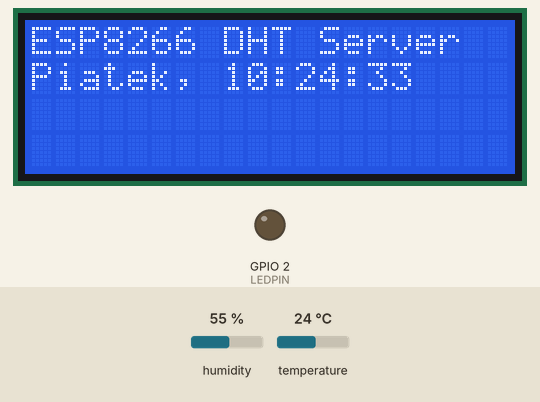
A sketch run on a simulated ESP8266 (NodeMCU). Shown: 20×4 character LCD, output pins drawn as LEDs (lit = HIGH). The test bench sets the inputs (shaded band); at power-on: humidity 55 %, temperature 24 °C. WiFi joins after 1.5 s; servers stay silent unless stated; network time is answered at once with the bench clock; the local clock reads 2024-03-15 10:24:30 at power-on unless the sketch sets it; what the sketch prints to the serial monitor is not drawn.

Above: at 3.2 s.
3.3 s: humidity set to 22 %
At 10.7 s:
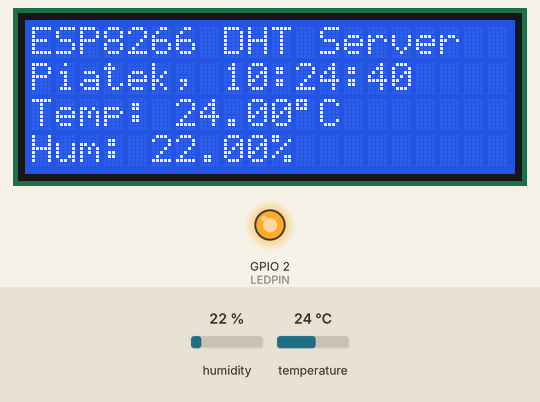
14.8 s: temperature set to 12 °C
At 21.3 s:
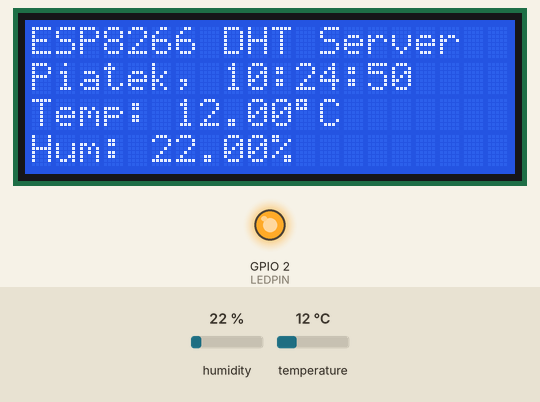
22.0 s: humidity set to 40 %
At 31.2 s:
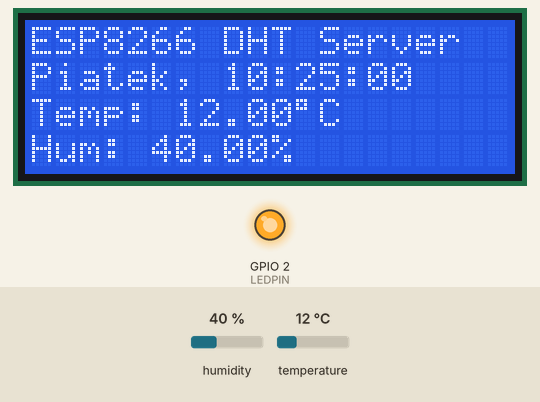
32.2 s: temperature set to 19 °C
At 41.7 s:
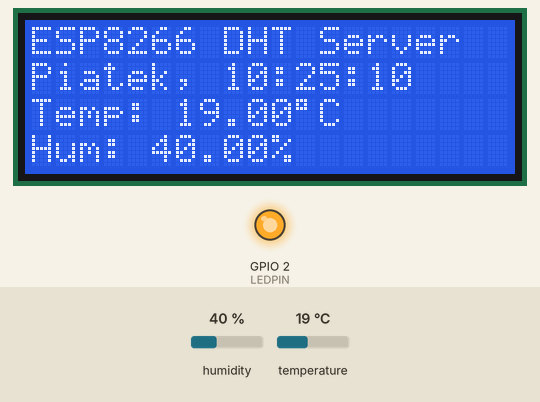
Timing chart, 0 to 43.2 s (numbered marks = the images above; inputs shaded):
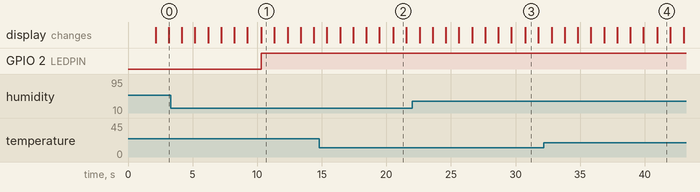

Measured:
- what the display in image 1 shows lasts 1.0 s, from 10.3 s to 11.3 s

The sketch:

esp8266-dht.ino
```cpp
/*
// Import required libraries
#include <Arduino.h>
#include <ESP8266WiFi.h>
#include <Hash.h>
#include <ESPAsyncTCP.h>
#include <ESPAsyncWebServer.h>
#include <Adafruit_Sensor.h>
#include <DHT.h>
#include <LiquidCrystal_I2C.h>
#include "WiFiUdp.h"
#include "NTPClient.h"

// Replace with your network credentials
//const char* ssid = "********";
//const char* password = "********";

const char* ssid = "********";
const char* password = "********";

#define DHTPIN 0     // Digital pin connected to the DHT sensor (D3)
#define LEDPIN 2 // Digital pin connected to the LED (D4)

// Uncomment the type of sensor in use:
//#define DHTTYPE    DHT11     // DHT 11
#define DHTTYPE    DHT22     // DHT 22 (AM2302)
//#define DHTTYPE    DHT21     // DHT 21 (AM2301)

const long utcOffsetInSeconds = 7200;

LiquidCrystal_I2C lcd(0x27,16,2);  // set the LCD address to 0x3F for a 16 chars and 2 line display

DHT dht(DHTPIN, DHTTYPE);

// current temperature & humidity, updated in loop()
float t = 0.0;
float h = 0.0;

// Create AsyncWebServer object on port 80
AsyncWebServer server(80);

// Generally, you should use "unsigned long" for variables that hold time
// The value will quickly become too large for an int to store
unsigned long previousMillis = 0;    // will store last time DHT was updated

// Updates DHT readings every 10 seconds
const long interval = 10000;

//const char index_html[] PROGMEM = R"rawliteral(


// Replaces placeholder with DHT values
String processor(const String& var){
  //Serial.println(var);
  if(var == "TEMPERATURE"){
    return String(t);
  }
  else if(var == "HUMIDITY"){
    return String(h);
  }
  return String();
}

char daysOfTheWeek[7][12] = {"Niedz.", "Pon.", "Wtorek", "Sroda", "Czw.", "Piatek", "Sobota"};

// Define NTP Client to get time
WiFiUDP ntpUDP;
NTPClient timeClient(ntpUDP, "pool.ntp.org", utcOffsetInSeconds);

void setup(){

  // LED setup
  pinMode(LEDPIN, OUTPUT);
  // Serial port for debugging purposes
  Serial.begin(115200);

  lcd.init();
  lcd.clear();
  lcd.backlight();      // Make sure backlight is on
  lcd.home();

  // Connect to Wi-Fi
  WiFi.begin(ssid, password);
  Serial.println("Connecting to WiFi");
  while (WiFi.status() != WL_CONNECTED) {
    delay(1000);
    Serial.println(".");
  }

  // Print ESP8266 Local IP Address
  Serial.println(WiFi.localIP());

  timeClient.begin();

  // Route for root / web page
  server.on("/", HTTP_GET, [](AsyncWebServerRequest *request){
    request->send_P(200, "text/html", index_html, processor);
  });
  server.on("/temperature", HTTP_GET, [](AsyncWebServerRequest *request){
    request->send_P(200, "text/plain", String(t).c_str());
  });
  server.on("/humidity", HTTP_GET, [](AsyncWebServerRequest *request){
    request->send_P(200, "text/plain", String(h).c_str());
  });

  // Start server
  server.begin();
}

void loop(){

  if (WiFi.status() != WL_CONNECTED)
  {
    Serial.println("Lost connection");
    digitalWrite(LEDPIN, LOW);

    // Connect to Wi-Fi
    WiFi.begin(ssid, password);
    Serial.println("Connecting to WiFi");
    while (WiFi.status() != WL_CONNECTED) {
      delay(1000);
      Serial.println(".");
      if (WiFi.status() == WL_CONNECTED)
      {
        Serial.println("Back online");
      }
    }
  }

  lcd.setCursor(0, 1);
  timeClient.update();
  lcd.print(daysOfTheWeek[timeClient.getDay()]);
  lcd.print(", ");

  if ((timeClient.getHours()) < 10){
    lcd.print("0");
    lcd.print((timeClient.getHours()));
    lcd.print(":");
  }

  else {
    lcd.print(timeClient.getHours());
    lcd.print(":");
  }

  if ((timeClient.getMinutes()) < 10){
    lcd.print("0");
    lcd.print((timeClient.getMinutes()));
    lcd.print(":");
  }

  else {
    lcd.print((timeClient.getMinutes()));
    lcd.print(":");
  }

  if ((timeClient.getSeconds()) < 10){
    lcd.print("0");
    lcd.print((timeClient.getSeconds()));
  }

  else {
    lcd.print((timeClient.getSeconds()));
  }

  delay(1000);

  unsigned long currentMillis = millis();

  if (currentMillis - previousMillis >= interval) {
    // save the last time you updated the DHT values
    previousMillis = currentMillis;

    // Read temperature as Celsius (the default)
    float newT = dht.readTemperature();
    float newH = dht.readHumidity();

    if (isnan(newT) || (isnan(newH))) {
      Serial.println("Failed to read from DHT sensor!");
      digitalWrite(LEDPIN, LOW);
    }

    if (!(isnan(newT) && (isnan(newH)))){
      lcd.clear();
      lcd.home();

      t = newT;
      Serial.println(t);
      lcd.print(t);
      lcd.write(223);
      lcd.print("C ");

      h = newH;
      Serial.println(h);
      lcd.print(h);
      lcd.print("%");
      digitalWrite(LEDPIN, HIGH);
    }
  }
}*/

// Import required libraries
#include <Arduino.h>
#include <ESP8266WiFi.h>
#include <Hash.h>
#include <ESPAsyncTCP.h>
#include <ESPAsyncWebServer.h>
#include <Adafruit_Sensor.h>
#include <DHT.h>
#include <LiquidCrystal_I2C.h>
#include "WiFiUdp.h"
#include "NTPClient.h"

// Replace with your network credentials
const char* ssid = "FunBox2-E884"; //"********";
const char* password = "1621D95F"; //"********";

#define DHTPIN 0     // Digital pin connected to the DHT sensor (D3)
#define LEDPIN 2     // Digital pin connected to the LED (D4)

// Uncomment the type of sensor in use:
//#define DHTTYPE    DHT22     // DHT 22 (AM2302)

#define DHTTYPE    DHT11     // DHT 11

const long utcOffsetInSeconds = 7200;

// Initialize the LCD display with the I2C address 0x27
LiquidCrystal_I2C lcd(0x27, 20, 4);

// DHT sensor instance
DHT dht(DHTPIN, DHTTYPE);

// Variables to hold temperature and humidity
float t = 0.0;
float h = 0.0;

// Create AsyncWebServer object on port 80
AsyncWebServer server(80);

// Interval for DHT sensor updates
unsigned long previousMillis = 0;
const long interval = 10000;  // 10 seconds

// NTP client to get time
WiFiUDP ntpUDP;
NTPClient timeClient(ntpUDP, "pool.ntp.org", utcOffsetInSeconds);

char daysOfTheWeek[7][12] = {"Niedz.", "Pon.", "Wtorek", "Sroda", "Czw.", "Piatek", "Sobota"};

// Web page HTML
const char index_html[] PROGMEM = R"rawliteral(
<!DOCTYPE HTML><html>
<head>
  <meta name="viewport" content="width=device-width, initial-scale=1">
  <link rel="stylesheet" href="https://use.fontawesome.com/releases/v5.7.2/css/all.css">
  <style>
    html { font-family: Arial; display: inline-block; text-align: center; background-color: #333333; color: #ffffff; }
    h2 { font-size: 3.0rem; }
    p { font-size: 3.0rem; }
    .units { font-size: 1.2rem; }
    .dht-labels { font-size: 1.5rem; padding-bottom: 15px; }
  </style>
</head>
<body>
  <h2>ESP8266 DHT Server</h2>
  <p><i class="fas fa-thermometer-half" style="color:#059e8a;"></i>
  <span class="dht-labels">Temperature</span>
  <span id="temperature">%TEMPERATURE%</span>
  <sup class="units">&deg;C</sup></p>

  <p><i class="fas fa-tint" style="color:#00add6;"></i>
  <span class="dht-labels">Humidity</span>
  <span id="humidity">%HUMIDITY%</span>
  <sup class="units">%</sup></p>
</body>
<script>
setInterval(function() {
  var xhttp = new XMLHttpRequest();
  xhttp.onreadystatechange = function() {
    if (this.readyState == 4 && this.status == 200) {
      document.getElementById("temperature").innerHTML = this.responseText;
    }
  };
  xhttp.open("GET", "/temperature", true);
  xhttp.send();
}, 10000);

setInterval(function() {
  var xhttp = new XMLHttpRequest();
  xhttp.onreadystatechange = function() {
    if (this.readyState == 4 && this.status == 200) {
      document.getElementById("humidity").innerHTML = this.responseText;
    }
  };
  xhttp.open("GET", "/humidity", true);
  xhttp.send();
}, 10000);
</script>
</html>)rawliteral";

// Function to process the HTML page and insert values
String processor(const String& var) {
  if (var == "TEMPERATURE") {
    return String(t);
  }
  else if (var == "HUMIDITY") {
    return String(h);
  }
  return String();
}

void setup() {
  // LED setup
  pinMode(LEDPIN, OUTPUT);

  // Serial port for debugging
  Serial.begin(115200);

  // Initialize the LCD display
  lcd.init();
  lcd.backlight();
  lcd.home();
  lcd.setCursor(0,0);
  lcd.print("ESP8266 DHT Server");

  // Connect to Wi-Fi
  WiFi.begin(ssid, password);
  Serial.println("Connecting to WiFi");
  while (WiFi.status() != WL_CONNECTED) {
    delay(1000);
    Serial.println(".");
  }

  // Print ESP8266 Local IP Address
  Serial.println(WiFi.localIP());

  // Initialize NTP client
  timeClient.begin();

  // Start the web server
  server.on("/", HTTP_GET, [](AsyncWebServerRequest *request) {
    request->send_P(200, "text/html", index_html, processor);
  });

  server.on("/temperature", HTTP_GET, [](AsyncWebServerRequest *request) {
    request->send_P(200, "text/plain", String(t).c_str());
  });

  server.on("/humidity", HTTP_GET, [](AsyncWebServerRequest *request) {
    request->send_P(200, "text/plain", String(h).c_str());
  });

  server.begin();
}

void loop() {
  // Reconnect Wi-Fi if disconnected
  if (WiFi.status() != WL_CONNECTED) {
    Serial.println("Lost connection, reconnecting...");
    WiFi.begin(ssid, password);
    while (WiFi.status() != WL_CONNECTED) {
      delay(1000);
      Serial.println(".");
    }
    Serial.println("Reconnected!");
  }

    // Update time on the LCD
  timeClient.update();
  lcd.setCursor(0, 1);
  lcd.print(daysOfTheWeek[timeClient.getDay()]);
  lcd.print(", ");
  lcd.print(timeClient.getFormattedTime());

  // Update DHT readings every 10 seconds
  unsigned long currentMillis = millis();
  if (currentMillis - previousMillis >= interval) {
    previousMillis = currentMillis;

    float newT = dht.readTemperature();
    float newH = dht.readHumidity();

    if (isnan(newT) || isnan(newH)) {
      Serial.println("Failed to read from DHT sensor!");
      digitalWrite(LEDPIN, LOW);
    } else {
      t = newT;
      h = newH;

      // Display data on LCD
      //lcd.clear();
      lcd.setCursor(0,0);
      lcd.print("ESP8266 DHT Server");
      lcd.setCursor(0, 2);
      lcd.print("Temp: ");
      lcd.print(t);
      lcd.write(223); // Degree symbol
      lcd.print("C ");
      lcd.setCursor(0, 3);
      lcd.print("Hum: ");
      lcd.print(h);
      lcd.print("%");

      // Turn on LED to indicate successful read
      digitalWrite(LEDPIN, HIGH);
    }
  }

  delay(1000); // Add a delay to prevent rapid loop execution
}
```
